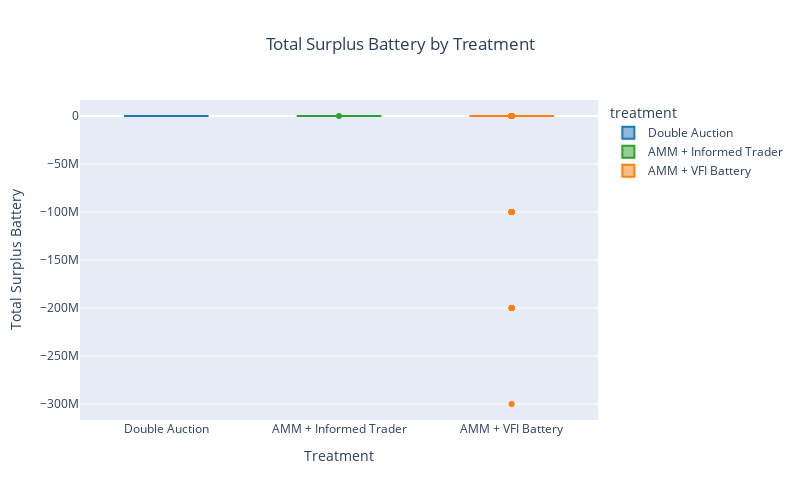
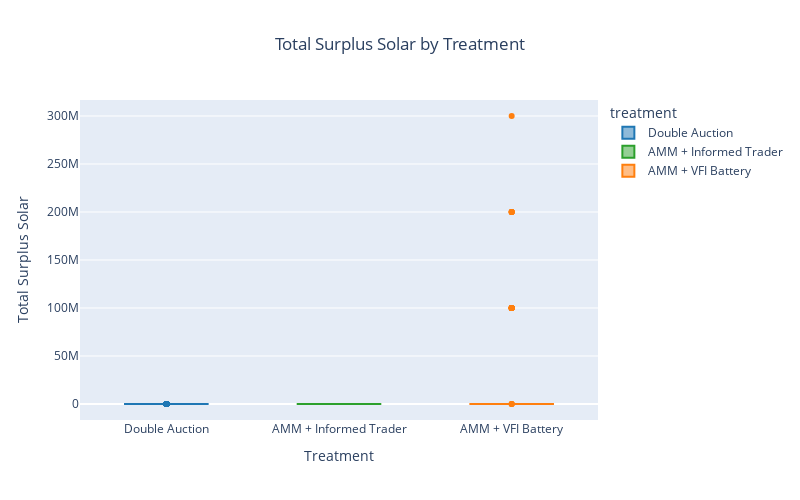
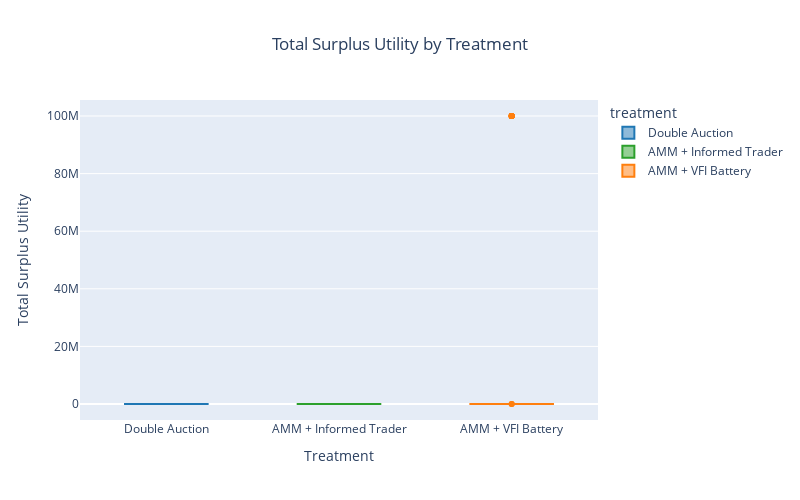
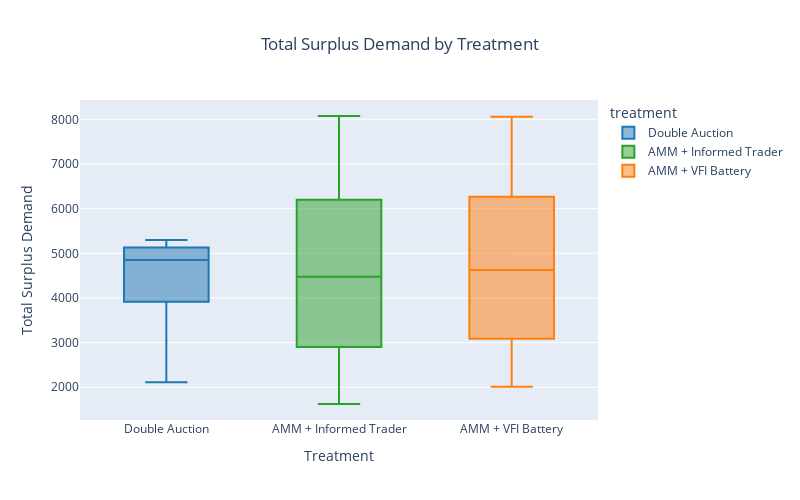

Notebook code for these charts, in order:
### Code cell
import plotly.express as px
from plotly.subplots import make_subplots

# List of surplus variables to plot
surplus_vars = ['total_surplus_battery', 'total_surplus_solar', 'total_surplus_utility', 
                'total_surplus_demand', 'total_surplus_all']

# Define colors for each treatment
colors = {
    'Double Auction': '#1f77b4',
    'AMM + VFI Battery': '#ff7f0e', 
    'AMM + Informed Trader': '#2ca02c'
}

# Create individual boxplots for each variable (easier to read)
for var in surplus_vars:
    fig = px.box(
        combined_df[combined_df['treatment'] != 'Unknown'], 
        x='treatment', 
        y=var,
        title=f'{var.replace("_", " ").title()} by Treatment',
        color='treatment',
        color_discrete_map=colors,
        points='outliers'
    )
    
    fig.update_layout(
        width=800,
        height=500,
        xaxis_title='Treatment',
        yaxis_title=var.replace('_', ' ').title(),
        title_x=0.5
    )
    
    fig.show()

### Figure 1 — Plotly figure (JSON) as saved in the notebook; plotly's stock layout.template omitted (floating-point values rounded to 4 significant figures; data arrays with more than 128 entries replaced by an {"elided": "..."} marker saying what was removed)
{"data": [{"alignmentgroup": "True", "boxpoints": "outliers", "hovertemplate": "treatment=%{x}<br>total_surplus_battery=%{y}<extra></extra>", "legendgroup": "Double Auction", "marker": {"color": "#1f77b4"}, "name": "Double Auction", "notched": false, "offsetgroup": "Double Auction", "orientation": "v", "showlegend": true, "type": "box", "x": {"elided": "480 str values"}, "x0": " ", "xaxis": "x", "y": {"elided": "480 float values"}, "y0": " ", "yaxis": "y"}, {"alignmentgroup": "True", "boxpoints": "outliers", "hovertemplate": "treatment=%{x}<br>total_surplus_battery=%{y}<extra></extra>", "legendgroup": "AMM + Informed Trader", "marker": {"color": "#2ca02c"}, "name": "AMM + Informed Trader", "notched": false, "offsetgroup": "AMM + Informed Trader", "orientation": "v", "showlegend": true, "type": "box", "x": {"elided": "480 str values"}, "x0": " ", "xaxis": "x", "y": {"elided": "480 float values"}, "y0": " ", "yaxis": "y"}, {"alignmentgroup": "True", "boxpoints": "outliers", "hovertemplate": "treatment=%{x}<br>total_surplus_battery=%{y}<extra></extra>", "legendgroup": "AMM + VFI Battery", "marker": {"color": "#ff7f0e"}, "name": "AMM + VFI Battery", "notched": false, "offsetgroup": "AMM + VFI Battery", "orientation": "v", "showlegend": true, "type": "box", "x": {"elided": "480 str values"}, "x0": " ", "xaxis": "x", "y": {"elided": "480 float values"}, "y0": " ", "yaxis": "y"}], "layout": {"boxmode": "overlay", "height": 500, "legend": {"title": {"text": "treatment"}, "tracegroupgap": 0}, "title": {"text": "Total Surplus Battery by Treatment", "x": 0.5}, "width": 800, "xaxis": {"anchor": "y", "categoryarray": ["Double Auction", "AMM + Informed Trader", "AMM + VFI Battery"], "categoryorder": "array", "domain": [0, 1], "title": {"text": "Treatment"}}, "yaxis": {"anchor": "x", "domain": [0, 1], "title": {"text": "Total Surplus Battery"}}}}

### Figure 2 — Plotly figure (JSON) as saved in the notebook; plotly's stock layout.template omitted (floating-point values rounded to 4 significant figures; data arrays with more than 128 entries replaced by an {"elided": "..."} marker saying what was removed)
{"data": [{"alignmentgroup": "True", "boxpoints": "outliers", "hovertemplate": "treatment=%{x}<br>total_surplus_solar=%{y}<extra></extra>", "legendgroup": "Double Auction", "marker": {"color": "#1f77b4"}, "name": "Double Auction", "notched": false, "offsetgroup": "Double Auction", "orientation": "v", "showlegend": true, "type": "box", "x": {"elided": "480 str values"}, "x0": " ", "xaxis": "x", "y": {"elided": "480 float values"}, "y0": " ", "yaxis": "y"}, {"alignmentgroup": "True", "boxpoints": "outliers", "hovertemplate": "treatment=%{x}<br>total_surplus_solar=%{y}<extra></extra>", "legendgroup": "AMM + Informed Trader", "marker": {"color": "#2ca02c"}, "name": "AMM + Informed Trader", "notched": false, "offsetgroup": "AMM + Informed Trader", "orientation": "v", "showlegend": true, "type": "box", "x": {"elided": "480 str values"}, "x0": " ", "xaxis": "x", "y": {"elided": "480 float values"}, "y0": " ", "yaxis": "y"}, {"alignmentgroup": "True", "boxpoints": "outliers", "hovertemplate": "treatment=%{x}<br>total_surplus_solar=%{y}<extra></extra>", "legendgroup": "AMM + VFI Battery", "marker": {"color": "#ff7f0e"}, "name": "AMM + VFI Battery", "notched": false, "offsetgroup": "AMM + VFI Battery", "orientation": "v", "showlegend": true, "type": "box", "x": {"elided": "480 str values"}, "x0": " ", "xaxis": "x", "y": {"elided": "480 float values"}, "y0": " ", "yaxis": "y"}], "layout": {"boxmode": "overlay", "height": 500, "legend": {"title": {"text": "treatment"}, "tracegroupgap": 0}, "title": {"text": "Total Surplus Solar by Treatment", "x": 0.5}, "width": 800, "xaxis": {"anchor": "y", "categoryarray": ["Double Auction", "AMM + Informed Trader", "AMM + VFI Battery"], "categoryorder": "array", "domain": [0, 1], "title": {"text": "Treatment"}}, "yaxis": {"anchor": "x", "domain": [0, 1], "title": {"text": "Total Surplus Solar"}}}}

### Figure 3 — Plotly figure (JSON) as saved in the notebook; plotly's stock layout.template omitted (floating-point values rounded to 4 significant figures; data arrays with more than 128 entries replaced by an {"elided": "..."} marker saying what was removed)
{"data": [{"alignmentgroup": "True", "boxpoints": "outliers", "hovertemplate": "treatment=%{x}<br>total_surplus_utility=%{y}<extra></extra>", "legendgroup": "Double Auction", "marker": {"color": "#1f77b4"}, "name": "Double Auction", "notched": false, "offsetgroup": "Double Auction", "orientation": "v", "showlegend": true, "type": "box", "x": {"elided": "480 str values"}, "x0": " ", "xaxis": "x", "y": {"elided": "480 float values"}, "y0": " ", "yaxis": "y"}, {"alignmentgroup": "True", "boxpoints": "outliers", "hovertemplate": "treatment=%{x}<br>total_surplus_utility=%{y}<extra></extra>", "legendgroup": "AMM + Informed Trader", "marker": {"color": "#2ca02c"}, "name": "AMM + Informed Trader", "notched": false, "offsetgroup": "AMM + Informed Trader", "orientation": "v", "showlegend": true, "type": "box", "x": {"elided": "480 str values"}, "x0": " ", "xaxis": "x", "y": {"elided": "480 float values"}, "y0": " ", "yaxis": "y"}, {"alignmentgroup": "True", "boxpoints": "outliers", "hovertemplate": "treatment=%{x}<br>total_surplus_utility=%{y}<extra></extra>", "legendgroup": "AMM + VFI Battery", "marker": {"color": "#ff7f0e"}, "name": "AMM + VFI Battery", "notched": false, "offsetgroup": "AMM + VFI Battery", "orientation": "v", "showlegend": true, "type": "box", "x": {"elided": "480 str values"}, "x0": " ", "xaxis": "x", "y": {"elided": "480 float values"}, "y0": " ", "yaxis": "y"}], "layout": {"boxmode": "overlay", "height": 500, "legend": {"title": {"text": "treatment"}, "tracegroupgap": 0}, "title": {"text": "Total Surplus Utility by Treatment", "x": 0.5}, "width": 800, "xaxis": {"anchor": "y", "categoryarray": ["Double Auction", "AMM + Informed Trader", "AMM + VFI Battery"], "categoryorder": "array", "domain": [0, 1], "title": {"text": "Treatment"}}, "yaxis": {"anchor": "x", "domain": [0, 1], "title": {"text": "Total Surplus Utility"}}}}

### Figure 4 — Plotly figure (JSON) as saved in the notebook; plotly's stock layout.template omitted (floating-point values rounded to 4 significant figures; data arrays with more than 128 entries replaced by an {"elided": "..."} marker saying what was removed)
{"data": [{"alignmentgroup": "True", "boxpoints": "outliers", "hovertemplate": "treatment=%{x}<br>total_surplus_demand=%{y}<extra></extra>", "legendgroup": "Double Auction", "marker": {"color": "#1f77b4"}, "name": "Double Auction", "notched": false, "offsetgroup": "Double Auction", "orientation": "v", "showlegend": true, "type": "box", "x": {"elided": "480 str values"}, "x0": " ", "xaxis": "x", "y": {"elided": "480 float values"}, "y0": " ", "yaxis": "y"}, {"alignmentgroup": "True", "boxpoints": "outliers", "hovertemplate": "treatment=%{x}<br>total_surplus_demand=%{y}<extra></extra>", "legendgroup": "AMM + Informed Trader", "marker": {"color": "#2ca02c"}, "name": "AMM + Informed Trader", "notched": false, "offsetgroup": "AMM + Informed Trader", "orientation": "v", "showlegend": true, "type": "box", "x": {"elided": "480 str values"}, "x0": " ", "xaxis": "x", "y": {"elided": "480 float values"}, "y0": " ", "yaxis": "y"}, {"alignmentgroup": "True", "boxpoints": "outliers", "hovertemplate": "treatment=%{x}<br>total_surplus_demand=%{y}<extra></extra>", "legendgroup": "AMM + VFI Battery", "marker": {"color": "#ff7f0e"}, "name": "AMM + VFI Battery", "notched": false, "offsetgroup": "AMM + VFI Battery", "orientation": "v", "showlegend": true, "type": "box", "x": {"elided": "480 str values"}, "x0": " ", "xaxis": "x", "y": {"elided": "480 float values"}, "y0": " ", "yaxis": "y"}], "layout": {"boxmode": "overlay", "height": 500, "legend": {"title": {"text": "treatment"}, "tracegroupgap": 0}, "title": {"text": "Total Surplus Demand by Treatment", "x": 0.5}, "width": 800, "xaxis": {"anchor": "y", "categoryarray": ["Double Auction", "AMM + Informed Trader", "AMM + VFI Battery"], "categoryorder": "array", "domain": [0, 1], "title": {"text": "Treatment"}}, "yaxis": {"anchor": "x", "domain": [0, 1], "title": {"text": "Total Surplus Demand"}}}}
